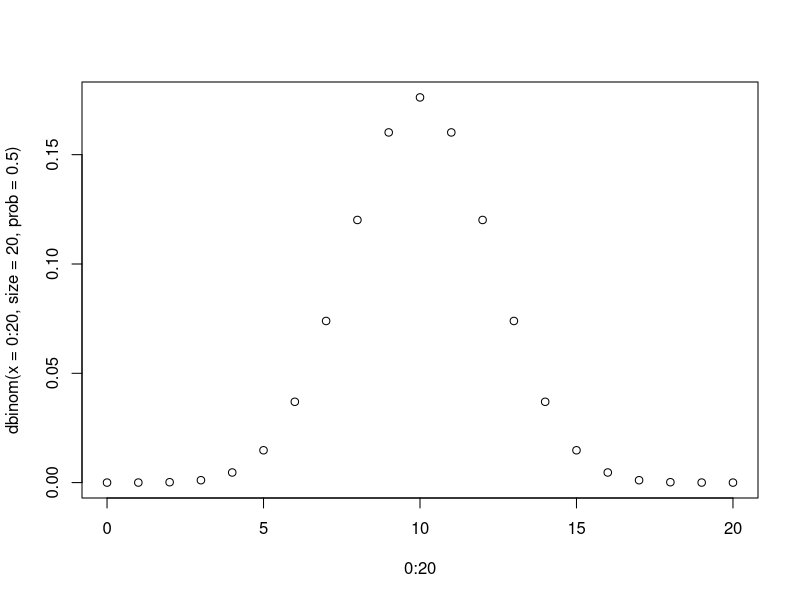
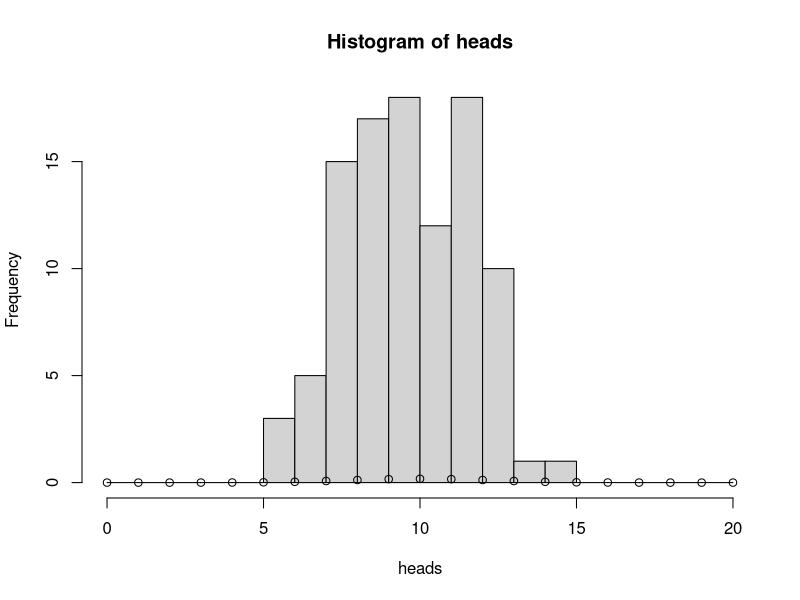
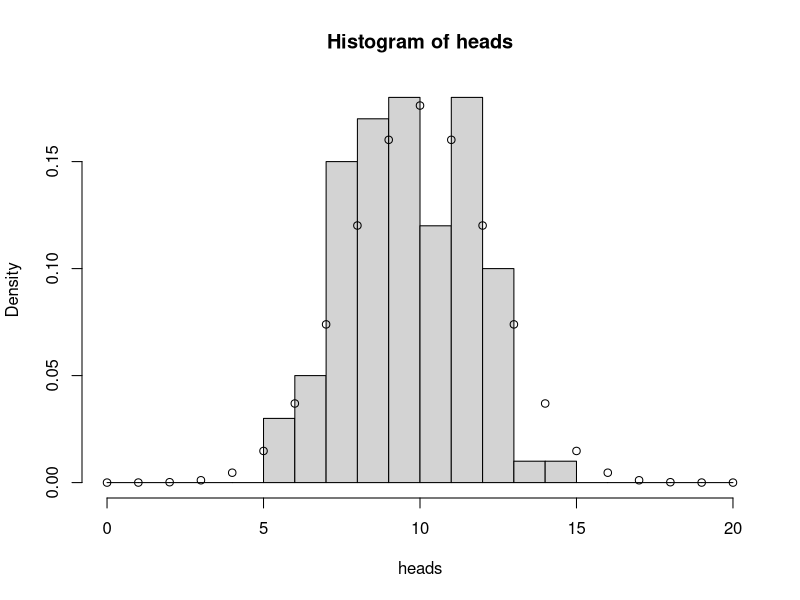
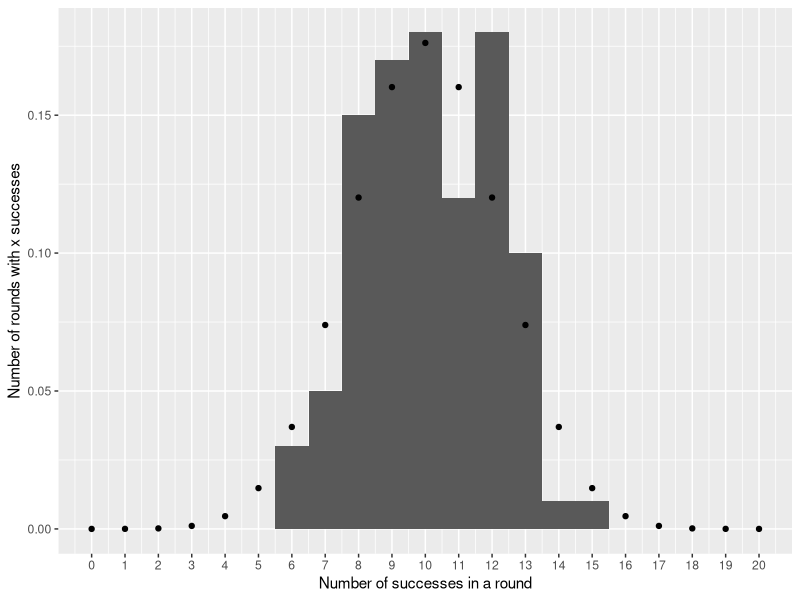
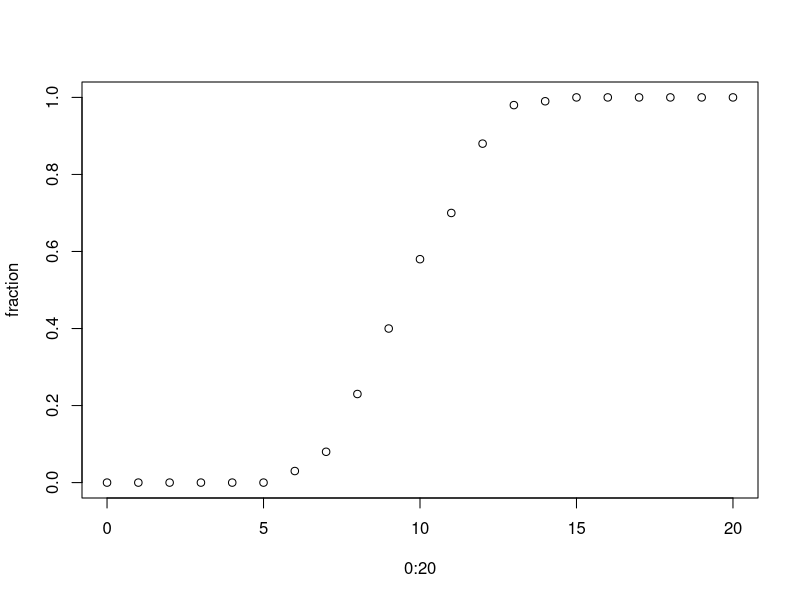
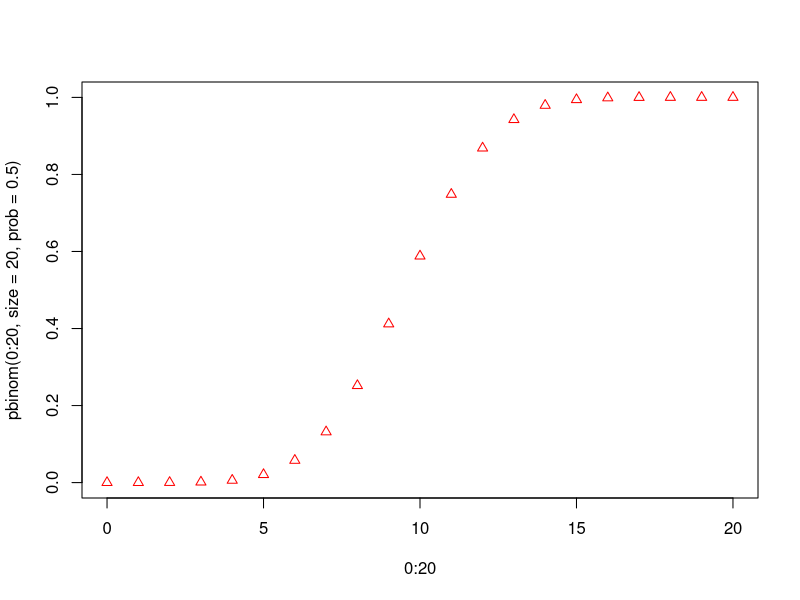
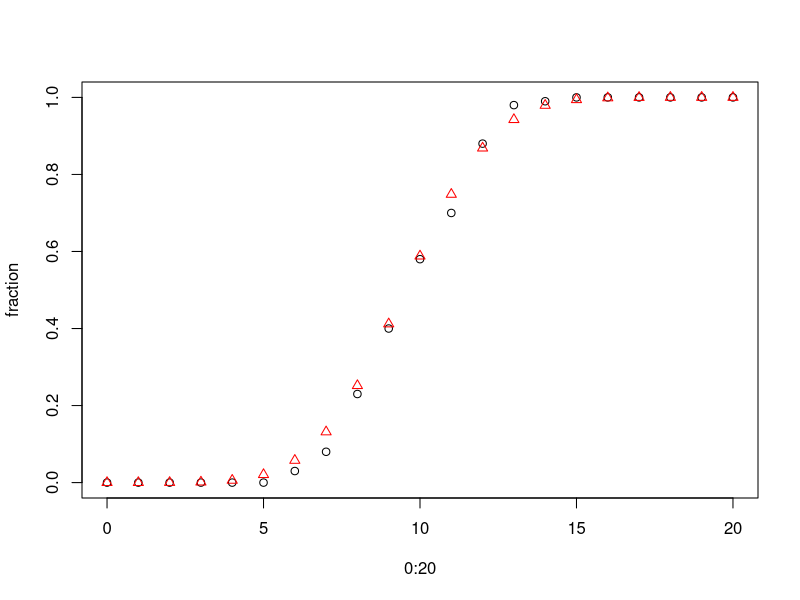
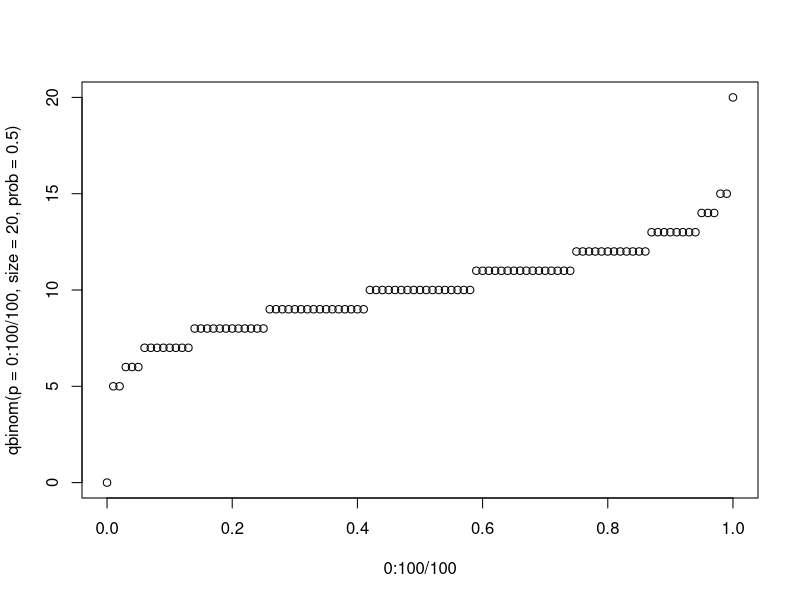

The R script that drew these images, in order:
## ---- chunk 1
## Binomial, coin-flips
# The number of heads from one trial with 20 coins, each coin having a 50% probability of landing on heads.
rbinom(n=1, size=20, prob=0.5)

# The number of heads in each of twenty trials with 20 coins, each coin having  a 50% probability of landing on heads.
rbinom(n=20, size=20, prob=0.5)
## ---- chunk 2
# The number of heads in each of twenty trials with 20 coins, each coin having  a 33% probability of landing on heads.
rbinom(n=20, size=20, prob=0.33)
## ---- chunk 3
sim <- rbinom(1e6, size=20, prob = 0.5)
sum(sim == 2)/length(sim)
## ---- chunk 4
dbinom(x=2, size=20, prob=0.5)
## ---- chunk 5
dbinom(x=0:20, size=20, prob=0.5)
## ---- chunk 6
plot(x=0:20, y=dbinom(x=0:20, size=20, prob=0.5))
## ---- chunk 7
# remake our heads data set for a fair coin
heads <- rbinom(n=100, size=20, prob=0.5)
#plot the histogram
hist(heads, breaks=0:20)

# add the points of the theoretical expectation
points(x=0:20, y=dbinom(x=0:20, size=20, prob=0.5))
## ---- chunk 8
#plot the histogram, with a y axis of the proportion
hist(heads, breaks=0:20, freq=FALSE)

# add the points of the theoretical expectation
points(x=0:20, y=dbinom(x=0:20, size=20, prob=0.5))
## ---- chunk 9
#| message: false
library(tidyverse)

ggplot(tibble(x=heads), aes(x)) + 
  geom_histogram(aes(y=after_stat(density)), 
                 binwidth=1, ) + 
  stat_function(fun=dbinom, 
                args=list(size=20, prob=0.5), 
                n=21, 
                geom="point") +
  scale_x_continuous("Number of successes in a round", 
                     limits=c(0,20), 
                     breaks=0:20) + 
  scale_y_continuous("Number of rounds with x successes")
## ---- chunk 10
sum(heads <= 12) / length(heads)
## ---- chunk 11
fraction <- numeric()

for(i in 0:20){
  fraction[i+1] <- sum(heads <= i) / length(heads)
}
fraction
plot(x=0:20, y=fraction)
## ---- chunk 12
print(hist(heads, breaks=0:21, plot=FALSE)) # Look in density

cumsum( hist(heads, breaks=0:21, plot=FALSE)$density )
## ---- chunk 13
pbinom(0:20, size=20, prob=0.5)

plot(x=0:20, y=pbinom(0:20, size=20, prob=0.5), col = "red", pch = 2)
## ---- chunk 14
plot(x=0:20, y=fraction)
points(x=0:20, y=pbinom(0:20, size=20, prob=0.5), col = "red", pch = 2)
## ---- chunk 15
qbinom(p=0.95, size=20, prob=0.5)
## ---- chunk 16
plot(x=0:100/100, 
     qbinom(p=0:100/100, size=20, prob=0.5)
     )
## ---- chunk 17
#| echo: false
#| message: false
#| warning: false
#| fig-cap: The relationships and function of the PDF (dbinom), random deviate generating function (rbinom), CDF (pbinom), and quantile function (qbinom) of the binomial distribution. Follow the arrows from input to ouput. Note the line from x=9.5 is defined as 0 in dbinom, but 0.412 in pbinom. Also, qbinom for 0.412 yields 9. Think about why. 

library(cowplot)
theme_set(theme_minimal())

df <- tibble(x=0:20, 
       prob = dbinom(x, size = 20, prob = 0.5), 
       cump = pbinom(x, size = 20, prob = 0.5))

segs <- tibble(x = c(5, 8, 9.5,  11), 
               prob = dbinom(x, size = 20, prob = 0.5), 
              cump = pbinom(x, size = 20, prob = 0.5), 
              qump = qbinom(cump, size = 20, prob = 0.5))

# dbinom
dp <- ggplot(df, aes(x, prob)) + geom_point() +
  geom_segment(data=segs, aes(xend = x, y=0, yend = prob), col = "red") + 
  geom_segment(data=segs, aes(x=x, xend=0, y=prob, yend=prob), col = "red", arrow = arrow(type = "closed", length = unit(0.2, "cm"))) + 
  labs(y="Probability mass", 
       title = "dbinom()") + 
  scale_x_continuous(minor_breaks = 0:20)

# rbinom
rp <- ggplot(df, aes(x, prob)) + geom_point() +
  geom_segment(data=tibble(x=rbinom(n=7, size = 20, prob=0.5), prob=dbinom(x, size = 20, prob=0.5)), aes(x=x, xend=x, y=prob, yend=0), col = "orange", arrow = arrow(type = "closed", length = unit(0.2, "cm"))) + 
  labs(y="", 
       title = "rbinom()") + 
  scale_x_continuous(minor_breaks = 0:20)

# pbinom
pp <- ggplot(df, aes(x, cump)) + geom_point() + geom_step(direction="hv") +
  geom_segment(data=segs, aes(xend = x, y=0, yend = cump), col = "darkgreen") + 
  geom_segment(data=segs, aes(x=x, xend=0, y=cump, yend=cump), col = "darkgreen", arrow = arrow(type = "closed", length = unit(0.2, "cm"))) + 
  labs(y="Cumulative probability", 
       title = "pbinom()") + 
  scale_x_continuous(minor_breaks = 0:20)

# qbinom

qp <- ggplot(df, aes(x, cump)) + geom_point() + geom_step(direction="hv") +
  geom_segment(data=segs, aes(x=qump, xend = qump, y=cump, yend = 0), col = "blue", arrow = arrow(type = "closed", length = unit(0.2, "cm"))) + 
  geom_segment(data=segs, aes(x=qump, xend=0, y=cump, yend=cump), col = "blue") + 
  labs(y="", 
       title = "qbinom()") + 
  scale_x_continuous(minor_breaks = 0:20)

plot_grid(dp, rp, pp, qp)
## ---- chunk 18
#| echo: false
#| fig-cap: The relationships and function of the PDF (dnorm), random deviate generating function (rnorm), CDF (pnorm), and quantile function (qnorm) of the normal or Gaussian distribution. Follow the arrows from input to ouput.

library(cowplot)
theme_set(theme_minimal())

df <- tibble(x=seq(-4, 4, length.out=500), 
       prob = dnorm(x), 
       cump = pnorm(x))

segs <- tibble(x = c(0.7, -1.2, -0.4), 
               prob = dnorm(x), 
               cump = pnorm(x))

# dnorm
dp <- ggplot(df, aes(x, prob)) + geom_line() +
  geom_segment(data=segs, aes(xend = x, y=0, yend = prob), col = "red") + 
  geom_segment(data=segs, aes(x=x, xend=-4, y=prob, yend=prob), col = "red", arrow = arrow(type = "closed", length = unit(0.2, "cm"))) + 
  labs(y="Probability density", 
       title = "dnorm()")

# rnorm
rp <- ggplot(df, aes(x, prob)) + geom_line() +
  geom_segment(data=tibble(x=rnorm(7), prob=dnorm(x)), aes(x=x, xend=x, y=prob, yend=0), col = "orange", arrow = arrow(type = "closed", length = unit(0.2, "cm"))) + 
  labs(y="", 
       title = "rnorm()")

# pnorm
pp <- ggplot(df, aes(x, cump)) + geom_line() +
  geom_segment(data=segs, aes(xend = x, y=0, yend = cump), col = "darkgreen") + 
  geom_segment(data=segs, aes(x=x, xend=-4, y=cump, yend=cump), col = "darkgreen", arrow = arrow(type = "closed", length = unit(0.2, "cm"))) + 
  labs(y="Cumulative probability", 
       title = "pnorm()")

# qnorm

qp <- ggplot(df, aes(x, cump)) + geom_line() +
  geom_segment(data=segs, aes(xend = x, y=cump, yend = 0), col = "blue", arrow = arrow(type = "closed", length = unit(0.2, "cm"))) + 
  geom_segment(data=segs, aes(x=x, xend=-4, y=cump, yend=cump), col = "blue") + 
  labs(y="", 
       title = "qnorm()")

plot_grid(dp, rp, pp, qp)
## ---- chunk 19

